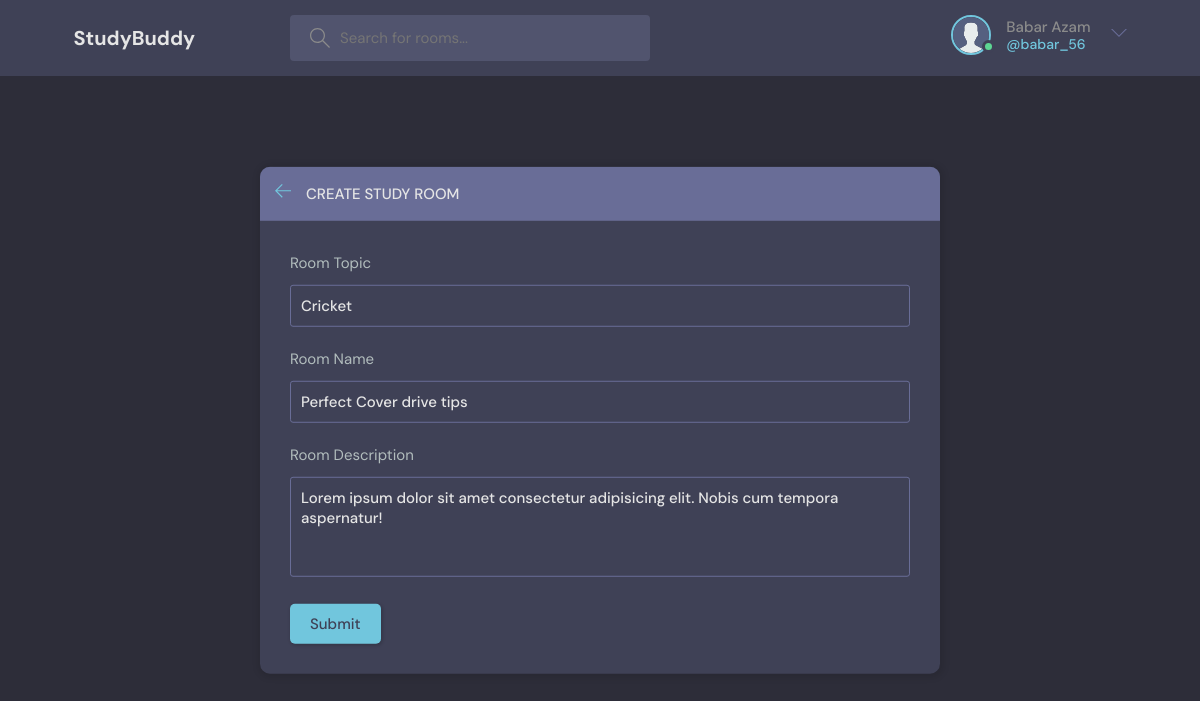
The app's page /update_room/7 (signed in), older data.
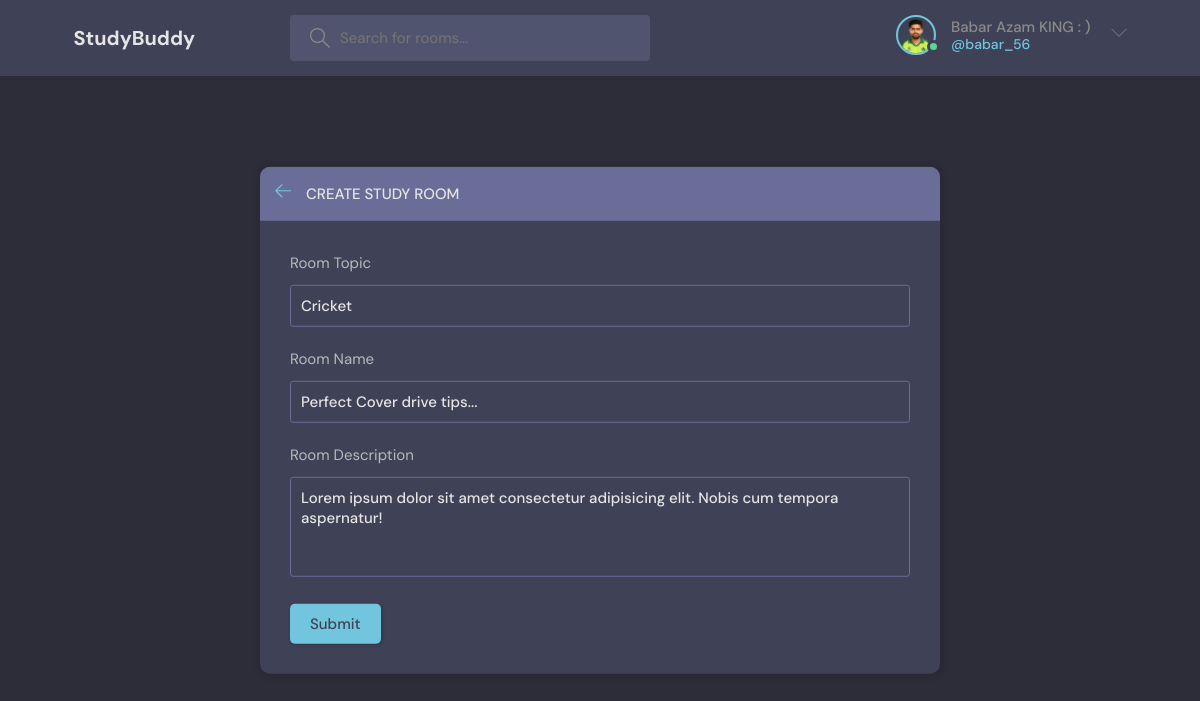
The same page, newer data.
### base/models.py (models this page shows, shortened)
class User(AbstractUser):
    name = models.CharField(max_length=200, null=True)
    email = models.EmailField(unique=True, null=True)
    avatar=models.ImageField(null=True,default='avatar.svg')
    bio = models.TextField(null=True)
    USERNAME_FIELD = 'username'
    REQUIRED_FIELDS = ['email','name']

class Room(models.Model):
    host = models.ForeignKey(User, on_delete=models.SET_NULL, null=True)
    topic = models.ForeignKey(Topic, on_delete=models.SET_NULL, null=True)
    name = models.CharField(max_length=200)
    participants=models.ManyToManyField(User,related_name='participants',blank=True)
    description = models.TextField(null=True, blank=True)
    updated = models.DateTimeField(auto_now=True)
    created = models.DateTimeField(auto_now_add=True)
    class Meta:
        ordering= ['-updated','-created']

class Topic(models.Model):
    name = models.CharField(max_length=200)

### base/views.py (the view, shortened to what this page needs)
# urls.py: path('update_room/<int:room_id>', views.update_room, name='updateRoom'),
@login_required(login_url='/login')
def update_room(request, room_id):
    room = get_object_or_404(Room, pk=room_id)
    form=RoomForm(instance=room)
    topics = Topic.objects.all()
    if request.user!=room.host:
        return HttpResponse('you are not allowed here')
    return render(request, 'base/room_form.html', {'form': form,'room':room,'topics':topics})

### base/forms.py
class RoomForm(forms.ModelForm):
    class Meta:
        model = Room
        fields = ['topic', 'name', 'description']

### base/templates/base/room_form.html (shortened to what this page needs)
{% extends 'main.html'%} {% block content %} {% load static %}
<main class="create-room layout">
  <div class="container">
    <div class="layout__box">
      <div class="layout__boxHeader">
        <div class="layout__boxTitle">
          <a href="{% url 'home' %}">
            <svg
              version="1.1"
              xmlns="http://www.w3.org/2000/svg"
              width="32"
              height="32"
              viewBox="0 0 32 32"
            >
              <title>arrow-left</title>
              <path
                d="M13.723 2.286l-13.723 13.714 13.719 13.714 1.616-1.611-10.96-10.96h27.625v-2.286h-27.625l10.965-10.965-1.616-1.607z"
              ></path>
            </svg>
          </a>
          <h3>Create Study Room</h3>
        </div>
      </div>
      <div class="layout__body">
        <form class="form" action="#" method="post">
          <div class="form__group">
            <label for="room_topic">Room Topic</label>
            <input required type="text" value="{{room.topic.name}}" name="topic" id="room_topic" list="topic-list" />
          </div>
          <div class="form__group">
            <label for="room_name">Room Name</label>
            {{form.name}}
          </div>
          <div class="form__group">
            <label for="room_description">Room Description</label>
            {{form.description}}
          </div>
            <button class="btn btn--main" type="submit">Submit</button>
          </div>
      </div>
    </div>
</main>
{% endblock content %}

### templates/navbar.html (shortened to what this page needs)
{% load static %}
<header class="header header--loggedIn">
  <div class="container">
    <a href="{% url 'home' %}" class="header__logo">
      <h1>StudyBuddy</h1>
    </a>
    <form method="GET" class="header__search" action="{% url 'home' %}">
      <label>
        <input name="q" placeholder="Search for rooms..." />
      </label>
    </form>
    <nav class="header__menu">
      {% if request.user.is_authenticated%}
      <div class="header__user">
        <a href="{% url 'profile' request.user.id %}">
          <div class="avatar avatar--medium active">
            <img src="{{user.avatar.url}}" />
          </div>
          <p>
            {{ request.user.name }}<span>@{{ request.user.username }}</span>
          </p>
        </a>
        <button class="dropdown-button">
          <svg
            version="1.1"
            xmlns="http://www.w3.org/2000/svg"
            width="32"
            height="32"
            viewBox="0 0 32 32"
          >
            <title>chevron-down</title>
            <path d="M16 21l-13-13h-3l16 16 16-16h-3l-13 13z"></path>
          </svg>
        </button>
      </div>
      {% else %}
      <a href="{% url 'login' %}">
        <img src="{% static 'images/avatar.svg' %}" alt="Avatar" />
        <p>Login</p>
      </a>
      {% endif %}
    </nav>
  </div>
</header>

Row changes from the older to the newer data that the page shows:
changed User "babar_56": avatar: picture added in place of a placeholder; user.name "Babar Azam" → "Babar Azam KING : )"
changed Room "Cricket": name "Perfect Cover drive tips" → "Perfect Cover drive tips..."
